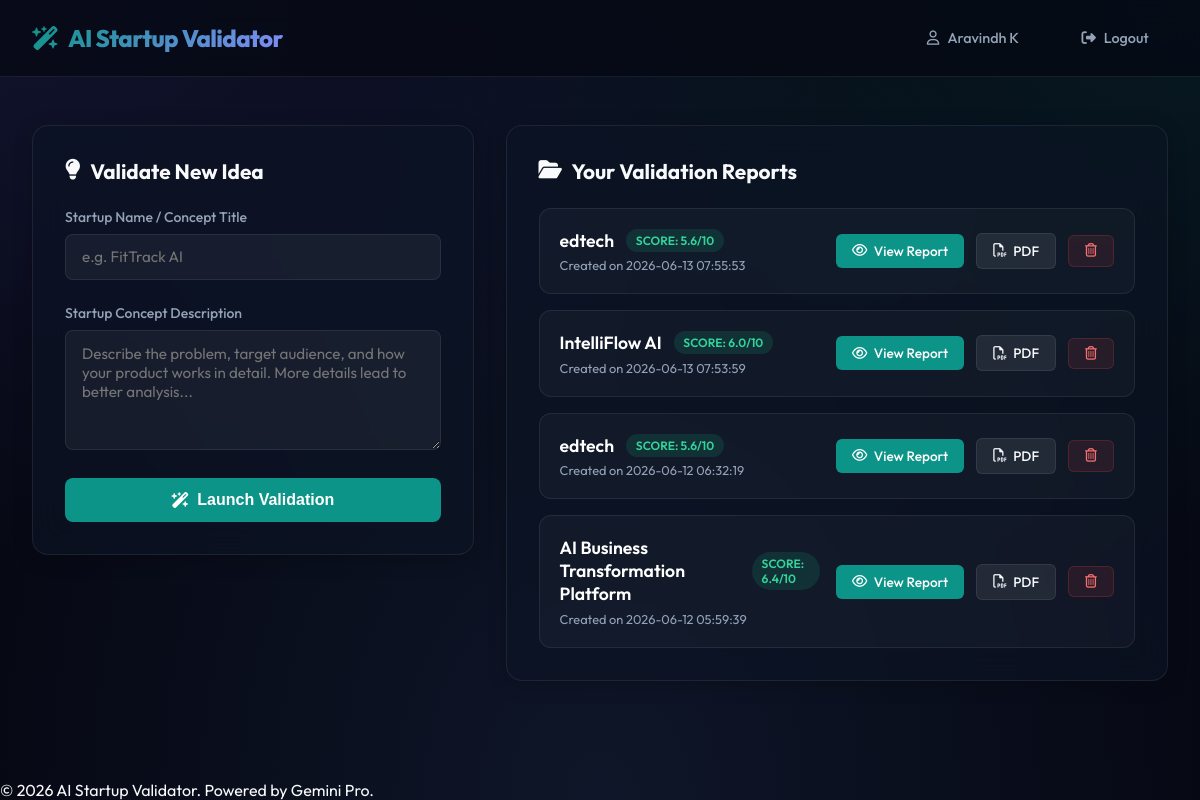
The app's page /dashboard/ (signed in), older data.
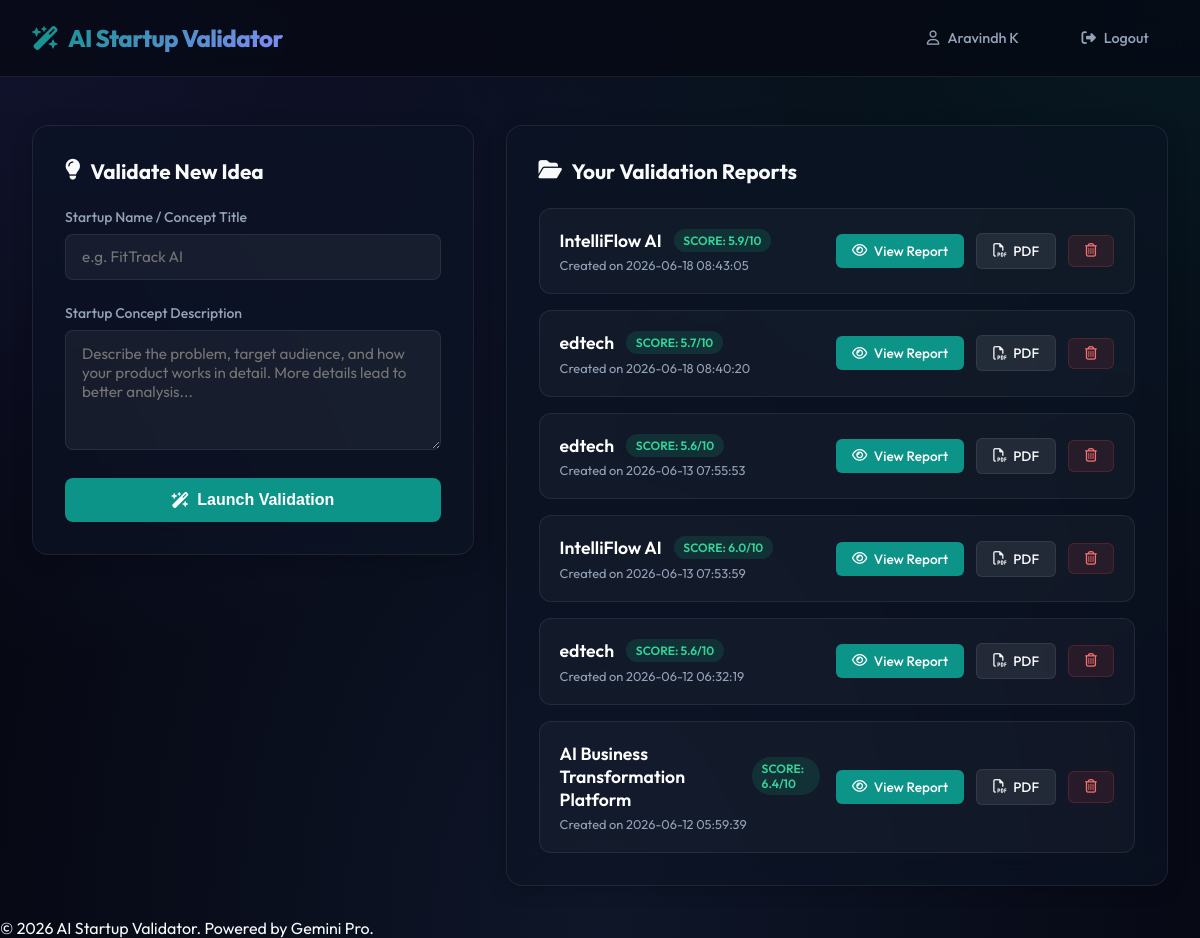
The same page, newer data.
### tables this page shows
CREATE TABLE users (
    id INTEGER PRIMARY KEY AUTOINCREMENT,
    username TEXT NOT NULL UNIQUE,
    email TEXT NOT NULL UNIQUE,
    password_hash TEXT,
    google_id TEXT UNIQUE,
    created_at TIMESTAMP DEFAULT CURRENT_TIMESTAMP
);

CREATE TABLE validation_reports (
    id INTEGER PRIMARY KEY AUTOINCREMENT,
    user_id INTEGER NOT NULL,
    idea_title TEXT NOT NULL,
    idea_description TEXT NOT NULL,
    status TEXT NOT NULL, -- 'pending', 'market_research', 'competitor_analysis', 'customer_persona', 'revenue_model', 'swot_analysis', 'scoring', 'report_generation', 'completed', 'failed'
    error_message TEXT,
    market_research TEXT,
    competitor_analysis TEXT,
    customer_persona TEXT,
    revenue_model TEXT,
    swot_analysis TEXT,
    feasibility_scores TEXT, -- JSON string
    overall_score REAL DEFAULT 0.0,
    final_report TEXT,
    pdf_path TEXT,
    created_at TIMESTAMP DEFAULT CURRENT_TIMESTAMP,
    completed_at TIMESTAMP,
    FOREIGN KEY(user_id) REFERENCES users(id) ON DELETE CASCADE
);

### routes/dashboard.py (the view)
@dashboard_bp.route('/')
@login_required
def index():
    user_reports = Report.get_by_user(current_user.id)
    return render_template('dashboard.html', reports=user_reports)

### database/db.py (called while the page is built)
def get_db():
    conn = sqlite3.connect(DB_PATH)
    conn.row_factory = sqlite3.Row
    conn.execute("PRAGMA foreign_keys = ON;")
    return conn

### models/report.py (called while the page is built)
    @staticmethod
    def get_by_user(user_id):
        conn = get_db()
        cursor = conn.cursor()
        try:
            cursor.execute("SELECT * FROM validation_reports WHERE user_id = ? ORDER BY created_at DESC", (user_id,))
            rows = cursor.fetchall()
            return [dict(row) for row in rows]
        except Exception as e:
            print(f"Error fetching reports for user {user_id}: {e}")
            return []
        finally:
            conn.close()

### models/user.py (called while the page is built)
    @staticmethod
    def get(user_id):
        conn = get_db()
        cursor = conn.cursor()
        try:
            cursor.execute("SELECT * FROM users WHERE id = ?", (int(user_id),))
            row = cursor.fetchone()
            if row:
                return User(
                    id=row['id'],
                    username=row['username'],
                    email=row['email'],
                    password_hash=row['password_hash'],
                    google_id=row['google_id'],
                    created_at=row['created_at']
                )
            return None
        except Exception as e:
            print(f"Error fetching user by ID {user_id}: {e}")
            return None
        finally:
            conn.close()

### templates/dashboard.html (shortened to what this page needs)
{% extends "base.html" %}
{% block content %}
<div class="dashboard-grid">
    <div class="dashboard-card">
        <h3 class="dashboard-card-title">
            <i class="fa-solid fa-lightbulb"></i> Validate New Idea
        </h3>
        <form action="{{ url_for('dashboard.validate') }}" method="POST">
            <div class="form-group">
                <label for="idea_title" class="form-label">Startup Name / Concept Title</label>
                <input type="text" id="idea_title" name="idea_title" class="form-input" placeholder="e.g. FitTrack AI" required>
            </div>
            <div class="form-group">
                <label for="idea_description" class="form-label">Startup Concept Description</label>
                <textarea id="idea_description" name="idea_description" class="form-input" placeholder="Describe the problem, target audience, and how your product works in detail. More details lead to better analysis..." required></textarea>
            </div>
            <button type="submit" class="btn-submit">
                <i class="fa-solid fa-wand-magic-sparkles"></i> Launch Validation
            </button>
        </form>
    </div>
    <div>
        <div class="dashboard-card">
            <h3 class="dashboard-card-title">
                <i class="fa-solid fa-folder-open"></i> Your Validation Reports
            </h3>
            <div class="reports-list">
                {% if reports %}
                    {% for report in reports %}
                        <div class="report-item">
                            <div class="report-info">
                                <div class="report-name-row">
                                    <span class="report-title-text">{{ report.idea_title }}</span>
                                    {% if report.status == 'completed' %}
                                        <span class="badge badge-completed">Score: {{ "%.1f"|format(report.overall_score) }}/10</span>
                                    {% elif report.status == 'failed' %}
                                        <span class="badge badge-failed">Failed</span>
                                    {% else %}
                                        <span class="badge badge-progress">Running</span>
                                    {% endif %}
                                </div>
                                <div class="report-date">
                                    Created on {{ report.created_at }}
                                </div>
                            </div>
                            <div class="report-actions">
                                {% if report.status == 'completed' %}
                                    <a href="{{ url_for('dashboard.view_report', report_id=report.id) }}" class="btn btn-primary">
                                        <i class="fa-regular fa-eye"></i> View Report
                                    </a>
                                    <a href="{{ url_for('dashboard.download_pdf', report_id=report.id) }}" class="btn btn-secondary">
                                        <i class="fa-regular fa-file-pdf"></i> PDF
                                    </a>
                                {% elif report.status == 'failed' %}
                                    <span class="text-danger" style="font-size:0.85rem;" title="{{ report.error_message }}">
                                        <i class="fa-solid fa-triangle-exclamation"></i> Error
                                    </span>
                                {% else %}
                                    <a href="{{ url_for('dashboard.index', active_validation_id=report.id) }}" class="btn btn-secondary" style="animation: pulse 1.5s infinite;">
                                        <i class="fa-solid fa-spinner fa-spin"></i> Tracking
                                    </a>
                                {% endif %}
                                <form action="{{ url_for('dashboard.delete_report', report_id=report.id) }}" method="POST" onsubmit="return confirm('Are you sure you want to delete this report?')" style="display:inline;">
                                    <button type="submit" class="btn btn-danger" title="Delete Report">
                                        <i class="fa-regular fa-trash-can"></i>
                                    </button>
                                </form>
                            </div>
                        </div>
                    {% endfor %}
                {% else %}
                    <p style="color: var(--text-muted); text-align: center; padding: 2rem 0;">
                        No validation reports generated yet. Enter your startup idea details on the left to start!
                    </p>
                {% endif %}
            </div>
        </div>
    </div>
</div>
{% endblock %}

### templates/base.html (shortened to what this page needs)
<!DOCTYPE html>
<html lang="en">
<head>
    <link rel="stylesheet" href="https://cdnjs.cloudflare.com/ajax/libs/font-awesome/6.4.0/css/all.min.css">
    <link rel="stylesheet" href="{{ url_for('static', filename='css/styles.css') }}">
</head>
<body>
    <header class="navbar">
        <a href="/" class="brand">
            <i class="fa-solid fa-wand-magic-sparkles"></i>
            <span>AI Startup Validator</span>
        </a>
        <nav class="nav-links">
            {% if current_user.is_authenticated %}
                <span class="nav-btn nav-btn-secondary">
                    <i class="fa-regular fa-user"></i> {{ current_user.username }}
                </span>
                <a href="{{ url_for('auth.logout') }}" class="nav-btn nav-btn-secondary">
                    <i class="fa-solid fa-right-from-bracket"></i> Logout
                </a>
            {% else %}
                <a href="{{ url_for('auth.login') }}" class="nav-btn nav-btn-secondary">Login</a>
                <a href="{{ url_for('auth.register') }}" class="nav-btn nav-btn-primary">Get Started</a>
            {% endif %}
        </nav>
    </header>
    <div class="alerts-container">
    </div>
    <main>
        {% block content %}{% endblock %}
    </main>
    <footer>
        <p>&copy; 2026 AI Startup Validator. Powered by Gemini Pro.</p>
    </footer>
</body>
</html>

Row changes from the older to the newer data that the page shows:
added validation_reports: idea_title "IntelliFlow AI", overall_score "5.9", created_at "2026-06-18 08:43:05"
added validation_reports: idea_title "edtech", overall_score "5.7", created_at "2026-06-18 08:40:20"
